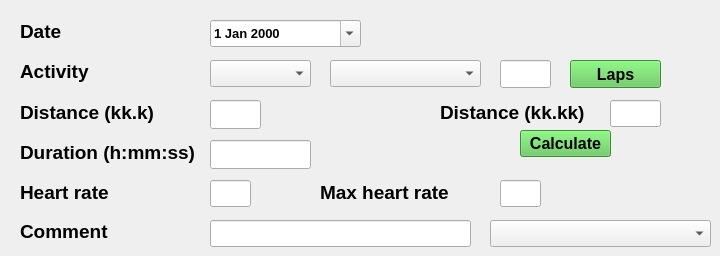
    <widget class="QWidget" name="tabActivity">
     <attribute name="title">
      <string>Activity</string>
     </attribute>
     <widget class="QLabel" name="lblActivityDate">
      <property name="geometry">
       <rect>
        <x>20</x>
        <y>20</y>
        <width>61</width>
        <height>23</height>
       </rect>
      </property>
      <property name="font">
       <font>
        <pointsize>14</pointsize>
        <bold>true</bold>
       </font>
      </property>
      <property name="text">
       <string>Date</string>
      </property>
     </widget>
     <widget class="QLineEdit" name="txtActivityDistance">
      <property name="geometry">
       <rect>
        <x>210</x>
        <y>100</y>
        <width>51</width>
        <height>29</height>
       </rect>
      </property>
      <property name="font">
       <font>
        <pointsize>12</pointsize>
        <bold>true</bold>
       </font>
      </property>
     </widget>
     <widget class="QLineEdit" name="txtActivityDuration">
      <property name="geometry">
       <rect>
        <x>210</x>
        <y>140</y>
        <width>101</width>
        <height>29</height>
       </rect>
      </property>
      <property name="font">
       <font>
        <pointsize>12</pointsize>
        <bold>true</bold>
       </font>
      </property>
      <property name="alignment">
       <set>Qt::AlignRight|Qt::AlignTrailing|Qt::AlignVCenter</set>
      </property>
     </widget>
     <widget class="QComboBox" name="cboActivityActivity">
      <property name="geometry">
       <rect>
        <x>210</x>
        <y>60</y>
        <width>101</width>
        <height>27</height>
       </rect>
      </property>
      <property name="font">
       <font>
        <pointsize>12</pointsize>
        <bold>true</bold>
       </font>
      </property>
     </widget>
     <widget class="QLabel" name="lblActivityActivity">
      <property name="geometry">
       <rect>
        <x>20</x>
        <y>60</y>
        <width>91</width>
        <height>23</height>
       </rect>
      </property>
      <property name="font">
       <font>
        <pointsize>14</pointsize>
        <bold>true</bold>
       </font>
      </property>
      <property name="text">
       <string>Activity</string>
      </property>
     </widget>
     <widget class="QLabel" name="lblActivityDuration">
      <property name="geometry">
       <rect>
        <x>20</x>
        <y>140</y>
        <width>181</width>
        <height>24</height>
       </rect>
      </property>
      <property name="font">
       <font>
        <pointsize>14</pointsize>
        <bold>true</bold>
       </font>
      </property>
      <property name="text">
       <string>Duration (h:mm:ss)</string>
      </property>
      <property name="buddy">
       <cstring>txtActivityDuration</cstring>
      </property>
     </widget>
     <widget class="QLabel" name="lblActivityComment">
      <property name="geometry">
       <rect>
        <x>20</x>
        <y>220</y>
        <width>91</width>
        <height>23</height>
       </rect>
      </property>
      <property name="font">
       <font>
        <pointsize>14</pointsize>
        <bold>true</bold>
       </font>
      </property>
      <property name="text">
       <string>Comment</string>
      </property>
     </widget>
     <widget class="QLineEdit" name="txtActivityComment">
      <property name="geometry">
       <rect>
        <x>210</x>
        <y>220</y>
        <width>261</width>
        <height>27</height>
       </rect>
      </property>
      <property name="font">
       <font>
        <pointsize>12</pointsize>
        <bold>true</bold>
       </font>
      </property>
     </widget>
     <widget class="QLabel" name="lblActivityDistance">
      <property name="geometry">
       <rect>
        <x>20</x>
        <y>100</y>
        <width>141</width>
        <height>24</height>
       </rect>
      </property>
      <property name="font">
       <font>
        <pointsize>14</pointsize>
        <bold>true</bold>
       </font>
      </property>
      <property name="autoFillBackground">
       <bool>true</bool>
      </property>
      <property name="text">
       <string>Distance (kk.k)</string>
      </property>
      <property name="buddy">
       <cstring>txtActivityDistance</cstring>
      </property>
     </widget>
     <widget class="QLabel" name="lblActivityHeartRate">
      <property name="geometry">
       <rect>
        <x>20</x>
        <y>180</y>
        <width>121</width>
        <height>24</height>
       </rect>
      </property>
      <property name="font">
       <font>
        <pointsize>14</pointsize>
        <bold>true</bold>
       </font>
      </property>
      <property name="text">
       <string>Heart rate</string>
      </property>
     </widget>
     <widget class="QLabel" name="lblActivityMaxHeartRate">
      <property name="geometry">
       <rect>
        <x>320</x>
        <y>180</y>
        <width>161</width>
        <height>24</height>
       </rect>
      </property>
      <property name="font">
       <font>
        <pointsize>14</pointsize>
        <bold>true</bold>
       </font>
      </property>
      <property name="text">
       <string>Max heart rate</string>
      </property>
     </widget>
     <widget class="QLineEdit" name="txtActivityHeartRate">
      <property name="geometry">
       <rect>
        <x>210</x>
        <y>180</y>
        <width>41</width>
        <height>27</height>
       </rect>
      </property>
      <property name="font">
       <font>
        <pointsize>12</pointsize>
        <bold>true</bold>
       </font>
      </property>
     </widget>
     <widget class="QLineEdit" name="txtActivityMaxHeartRate">
      <property name="geometry">
       <rect>
        <x>500</x>
        <y>180</y>
        <width>41</width>
        <height>27</height>
       </rect>
      </property>
      <property name="font">
       <font>
        <pointsize>12</pointsize>
        <bold>true</bold>
       </font>
      </property>
     </widget>
     <widget class="QComboBox" name="cboActivityModel">
      <property name="geometry">
       <rect>
        <x>330</x>
        <y>60</y>
        <width>151</width>
        <height>27</height>
       </rect>
      </property>
      <property name="font">
       <font>
        <pointsize>12</pointsize>
        <bold>true</bold>
       </font>
      </property>
     </widget>
     <widget class="QComboBox" name="cboActivityComments">
      <property name="geometry">
       <rect>
        <x>490</x>
        <y>220</y>
        <width>221</width>
        <height>27</height>
       </rect>
      </property>
      <property name="font">
       <font>
        <pointsize>10</pointsize>
        <bold>true</bold>
       </font>
      </property>
     </widget>
     <widget class="QDateEdit" name="activityDateEdit">
      <property name="geometry">
       <rect>
        <x>210</x>
        <y>20</y>
        <width>151</width>
        <height>27</height>
       </rect>
      </property>
      <property name="font">
       <font>
        <pointsize>10</pointsize>
        <bold>true</bold>
       </font>
      </property>
      <property name="buttonSymbols">
       <enum>QAbstractSpinBox::NoButtons</enum>
      </property>
      <property name="calendarPopup">
       <bool>true</bool>
      </property>
     </widget>
     <widget class="QPushButton" name="btnActivityLaps">
      <property name="geometry">
       <rect>
        <x>570</x>
        <y>60</y>
        <width>91</width>
        <height>28</height>
       </rect>
      </property>
      <property name="palette">
       <palette>
        <active>
         <colorrole role="WindowText">
          <brush brushstyle="SolidPattern">
           <color alpha="255">
            <red>0</red>
            <green>0</green>
            <blue>0</blue>
           </color>
          </brush>
         </colorrole>
         <colorrole role="Button">
          <brush brushstyle="SolidPattern">
           <color alpha="255">
            <red>85</red>
            <green>195</green>
            <blue>77</blue>
           </color>
          </brush>
         </colorrole>
         <colorrole role="Light">
          <brush brushstyle="SolidPattern">
           <color alpha="255">
            <red>146</red>
            <green>255</green>
            <blue>138</blue>
           </color>
          </brush>
         </colorrole>
         <colorrole role="Midlight">
          <brush brushstyle="SolidPattern">
           <color alpha="255">
            <red>115</red>
            <green>225</green>
            <blue>107</blue>
           </color>
          </brush>
         </colorrole>
         <colorrole role="Dark">
          <brush brushstyle="SolidPattern">
           <color alpha="255">
            <red>42</red>
            <green>97</green>
            <blue>38</blue>
           </color>
          </brush>
         </colorrole>
         <colorrole role="Mid">
          <brush brushstyle="SolidPattern">
           <color alpha="255">
            <red>56</red>
            <green>130</green>
            <blue>51</blue>
           </color>
          </brush>
         </colorrole>
         <colorrole role="Text">
          <brush brushstyle="SolidPattern">
           <color alpha="255">
            <red>0</red>
            <green>0</green>
            <blue>0</blue>
           </color>
          </brush>
         </colorrole>
         <colorrole role="BrightText">
          <brush brushstyle="SolidPattern">
           <color alpha="255">
            <red>255</red>
            <green>255</green>
            <blue>255</blue>
           </color>
          </brush>
         </colorrole>
         <colorrole role="ButtonText">
          <brush brushstyle="SolidPattern">
           <color alpha="255">
            <red>0</red>
            <green>0</green>
            <blue>0</blue>
           </color>
          </brush>
         </colorrole>
         <colorrole role="Base">
          <brush brushstyle="SolidPattern">
           <color alpha="255">
            <red>255</red>
            <green>255</green>
            <blue>255</blue>
           </color>
          </brush>
         </colorrole>
         <colorrole role="Window">
          <brush brushstyle="SolidPattern">
           <color alpha="255">
            <red>85</red>
            <green>195</green>
            <blue>77</blue>
           </color>
          </brush>
         </colorrole>
         <colorrole role="Shadow">
          <brush brushstyle="SolidPattern">
           <color alpha="255">
            <red>0</red>
            <green>0</green>
            <blue>0</blue>
           </color>
          </brush>
         </colorrole>
         <colorrole role="AlternateBase">
          <brush brushstyle="SolidPattern">
           <color alpha="255">
            <red>170</red>
            <green>225</green>
            <blue>166</blue>
           </color>
          </brush>
         </colorrole>
         <colorrole role="PlaceholderText">
          <brush brushstyle="NoBrush">
           <color alpha="128">
            <red>0</red>
            <green>0</green>
            <blue>0</blue>
           </color>
          </brush>
         </colorrole>
        </active>
        <inactive>
         <colorrole role="WindowText">
          <brush brushstyle="SolidPattern">
           <color alpha="255">
            <red>0</red>
            <green>0</green>
            <blue>0</blue>
           </color>
          </brush>
         </colorrole>
         <colorrole role="Button">
          <brush brushstyle="SolidPattern">
           <color alpha="255">
            <red>85</red>
            <green>195</green>
            <blue>77</blue>
           </color>
          </brush>
         </colorrole>
         <colorrole role="Light">
          <brush brushstyle="SolidPattern">
           <color alpha="255">
            <red>146</red>
            <green>255</green>
            <blue>138</blue>
           </color>
          </brush>
         </colorrole>
         <colorrole role="Midlight">
          <brush brushstyle="SolidPattern">
           <color alpha="255">
            <red>115</red>
            <green>225</green>
            <blue>107</blue>
           </color>
          </brush>
         </colorrole>
         <colorrole role="Dark">
          <brush brushstyle="SolidPattern">
           <color alpha="255">
            <red>42</red>
            <green>97</green>
            <blue>38</blue>
           </color>
          </brush>
         </colorrole>
         <colorrole role="Mid">
          <brush brushstyle="SolidPattern">
           <color alpha="255">
            <red>56</red>
            <green>130</green>
            <blue>51</blue>
           </color>
          </brush>
         </colorrole>
         <colorrole role="Text">
          <brush brushstyle="SolidPattern">
           <color alpha="255">
            <red>0</red>
            <green>0</green>
            <blue>0</blue>
           </color>
          </brush>
         </colorrole>
         <colorrole role="BrightText">
          <brush brushstyle="SolidPattern">
           <color alpha="255">
            <red>255</red>
            <green>255</green>
            <blue>255</blue>
           </color>
          </brush>
         </colorrole>
         <colorrole role="ButtonText">
          <brush brushstyle="SolidPattern">
           <color alpha="255">
            <red>0</red>
            <green>0</green>
            <blue>0</blue>
           </color>
          </brush>
         </colorrole>
         <colorrole role="Base">
          <brush brushstyle="SolidPattern">
           <color alpha="255">
            <red>255</red>
            <green>255</green>
            <blue>255</blue>
           </color>
          </brush>
         </colorrole>
         <colorrole role="Window">
          <brush brushstyle="SolidPattern">
           <color alpha="255">
            <red>85</red>
            <green>195</green>
            <blue>77</blue>
           </color>
          </brush>
         </colorrole>
         <colorrole role="Shadow">
          <brush brushstyle="SolidPattern">
           <color alpha="255">
            <red>0</red>
            <green>0</green>
            <blue>0</blue>
           </color>
          </brush>
         </colorrole>
         <colorrole role="AlternateBase">
          <brush brushstyle="SolidPattern">
           <color alpha="255">
            <red>170</red>
            <green>225</green>
            <blue>166</blue>
           </color>
          </brush>
         </colorrole>
         <colorrole role="PlaceholderText">
          <brush brushstyle="NoBrush">
           <color alpha="128">
            <red>0</red>
            <green>0</green>
            <blue>0</blue>
           </color>
          </brush>
         </colorrole>
        </inactive>
        <disabled>
         <colorrole role="WindowText">
          <brush brushstyle="SolidPattern">
           <color alpha="255">
            <red>42</red>
            <green>97</green>
            <blue>38</blue>
           </color>
          </brush>
         </colorrole>
         <colorrole role="Button">
          <brush brushstyle="SolidPattern">
           <color alpha="255">
            <red>85</red>
            <green>195</green>
            <blue>77</blue>
           </color>
          </brush>
         </colorrole>
         <colorrole role="Light">
          <brush brushstyle="SolidPattern">
           <color alpha="255">
            <red>146</red>
            <green>255</green>
            <blue>138</blue>
           </color>
          </brush>
         </colorrole>
         <colorrole role="Midlight">
          <brush brushstyle="SolidPattern">
           <color alpha="255">
            <red>115</red>
            <green>225</green>
            <blue>107</blue>
           </color>
          </brush>
         </colorrole>
         <colorrole role="Dark">
          <brush brushstyle="SolidPattern">
           <color alpha="255">
            <red>42</red>
            <green>97</green>
            <blue>38</blue>
           </color>
          </brush>
         </colorrole>
         <colorrole role="Mid">
          <brush brushstyle="SolidPattern">
           <color alpha="255">
            <red>56</red>
            <green>130</green>
            <blue>51</blue>
           </color>
          </brush>
         </colorrole>
         <colorrole role="Text">
          <brush brushstyle="SolidPattern">
           <color alpha="255">
            <red>42</red>
            <green>97</green>
            <blue>38</blue>
           </color>
          </brush>
         </colorrole>
         <colorrole role="BrightText">
          <brush brushstyle="SolidPattern">
           <color alpha="255">
            <red>255</red>
            <green>255</green>
            <blue>255</blue>
           </color>
          </brush>
         </colorrole>
         <colorrole role="ButtonText">
          <brush brushstyle="SolidPattern">
           <color alpha="255">
            <red>42</red>
            <green>97</green>
            <blue>38</blue>
           </color>
          </brush>
         </colorrole>
         <colorrole role="Base">
          <brush brushstyle="SolidPattern">
           <color alpha="255">
            <red>85</red>
            <green>195</green>
            <blue>77</blue>
           </color>
          </brush>
         </colorrole>
         <colorrole role="Window">
          <brush brushstyle="SolidPattern">
           <color alpha="255">
            <red>85</red>
            <green>195</green>
            <blue>77</blue>
           </color>
          </brush>
         </colorrole>
         <colorrole role="Shadow">
          <brush brushstyle="SolidPattern">
           <color alpha="255">
            <red>0</red>
            <green>0</green>
            <blue>0</blue>
           </color>
          </brush>
         </colorrole>
         <colorrole role="AlternateBase">
          <brush brushstyle="SolidPattern">
           <color alpha="255">
            <red>85</red>
            <green>195</green>
            <blue>77</blue>
           </color>
          </brush>
         </colorrole>
         <colorrole role="PlaceholderText">
          <brush brushstyle="NoBrush">
           <color alpha="128">
            <red>0</red>
            <green>0</green>
            <blue>0</blue>
           </color>
          </brush>
         </colorrole>
        </disabled>
       </palette>
      </property>
      <property name="font">
       <font>
        <pointsize>12</pointsize>
        <bold>true</bold>
       </font>
      </property>
      <property name="text">
       <string>Laps</string>
      </property>
     </widget>
     <widget class="QLineEdit" name="txtActivityLaps">
      <property name="geometry">
       <rect>
        <x>500</x>
        <y>60</y>
        <width>51</width>
        <height>28</height>
       </rect>
      </property>
      <property name="font">
       <font>
        <pointsize>12</pointsize>
        <bold>true</bold>
       </font>
      </property>
     </widget>
     <widget class="QPushButton" name="btnActivityCalculate">
      <property name="geometry">
       <rect>
        <x>520</x>
        <y>130</y>
        <width>91</width>
        <height>27</height>
       </rect>
      </property>
      <property name="palette">
       <palette>
        <active>
         <colorrole role="WindowText">
          <brush brushstyle="SolidPattern">
           <color alpha="255">
            <red>0</red>
            <green>0</green>
            <blue>0</blue>
           </color>
          </brush>
         </colorrole>
         <colorrole role="Button">
          <brush brushstyle="SolidPattern">
           <color alpha="255">
            <red>85</red>
            <green>195</green>
            <blue>77</blue>
           </color>
          </brush>
         </colorrole>
         <colorrole role="Light">
          <brush brushstyle="SolidPattern">
           <color alpha="255">
            <red>146</red>
            <green>255</green>
            <blue>138</blue>
           </color>
          </brush>
         </colorrole>
         <colorrole role="Midlight">
          <brush brushstyle="SolidPattern">
           <color alpha="255">
            <red>115</red>
            <green>225</green>
            <blue>107</blue>
           </color>
          </brush>
         </colorrole>
         <colorrole role="Dark">
          <brush brushstyle="SolidPattern">
           <color alpha="255">
            <red>42</red>
            <green>97</green>
            <blue>38</blue>
           </color>
          </brush>
         </colorrole>
         <colorrole role="Mid">
          <brush brushstyle="SolidPattern">
           <color alpha="255">
            <red>56</red>
            <green>130</green>
            <blue>51</blue>
           </color>
          </brush>
         </colorrole>
         <colorrole role="Text">
          <brush brushstyle="SolidPattern">
           <color alpha="255">
            <red>0</red>
            <green>0</green>
            <blue>0</blue>
           </color>
          </brush>
         </colorrole>
         <colorrole role="BrightText">
          <brush brushstyle="SolidPattern">
           <color alpha="255">
            <red>255</red>
            <green>255</green>
            <blue>255</blue>
           </color>
          </brush>
         </colorrole>
         <colorrole role="ButtonText">
          <brush brushstyle="SolidPattern">
           <color alpha="255">
            <red>0</red>
            <green>0</green>
            <blue>0</blue>
           </color>
          </brush>
         </colorrole>
         <colorrole role="Base">
          <brush brushstyle="SolidPattern">
           <color alpha="255">
            <red>255</red>
            <green>255</green>
            <blue>255</blue>
           </color>
          </brush>
         </colorrole>
         <colorrole role="Window">
          <brush brushstyle="SolidPattern">
           <color alpha="255">
            <red>85</red>
            <green>195</green>
            <blue>77</blue>
           </color>
          </brush>
         </colorrole>
         <colorrole role="Shadow">
          <brush brushstyle="SolidPattern">
           <color alpha="255">
            <red>0</red>
            <green>0</green>
            <blue>0</blue>
           </color>
          </brush>
         </colorrole>
         <colorrole role="AlternateBase">
          <brush brushstyle="SolidPattern">
           <color alpha="255">
            <red>170</red>
            <green>225</green>
            <blue>166</blue>
           </color>
          </brush>
         </colorrole>
         <colorrole role="PlaceholderText">
          <brush brushstyle="NoBrush">
           <color alpha="128">
            <red>0</red>
            <green>0</green>
            <blue>0</blue>
           </color>
          </brush>
         </colorrole>
        </active>
        <inactive>
         <colorrole role="WindowText">
          <brush brushstyle="SolidPattern">
           <color alpha="255">
            <red>0</red>
            <green>0</green>
            <blue>0</blue>
           </color>
          </brush>
         </colorrole>
         <colorrole role="Button">
          <brush brushstyle="SolidPattern">
           <color alpha="255">
            <red>85</red>
            <green>195</green>
            <blue>77</blue>
           </color>
          </brush>
         </colorrole>
         <colorrole role="Light">
          <brush brushstyle="SolidPattern">
           <color alpha="255">
            <red>146</red>
            <green>255</green>
            <blue>138</blue>
           </color>
          </brush>
         </colorrole>
         <colorrole role="Midlight">
          <brush brushstyle="SolidPattern">
           <color alpha="255">
            <red>115</red>
            <green>225</green>
            <blue>107</blue>
           </color>
          </brush>
         </colorrole>
         <colorrole role="Dark">
          <brush brushstyle="SolidPattern">
           <color alpha="255">
            <red>42</red>
            <green>97</green>
            <blue>38</blue>
           </color>
          </brush>
         </colorrole>
         <colorrole role="Mid">
          <brush brushstyle="SolidPattern">
           <color alpha="255">
            <red>56</red>
            <green>130</green>
            <blue>51</blue>
           </color>
          </brush>
         </colorrole>
         <colorrole role="Text">
          <brush brushstyle="SolidPattern">
           <color alpha="255">
            <red>0</red>
            <green>0</green>
            <blue>0</blue>
           </color>
          </brush>
         </colorrole>
         <colorrole role="BrightText">
          <brush brushstyle="SolidPattern">
           <color alpha="255">
            <red>255</red>
            <green>255</green>
            <blue>255</blue>
           </color>
          </brush>
         </colorrole>
         <colorrole role="ButtonText">
          <brush brushstyle="SolidPattern">
           <color alpha="255">
            <red>0</red>
            <green>0</green>
            <blue>0</blue>
           </color>
          </brush>
         </colorrole>
         <colorrole role="Base">
          <brush brushstyle="SolidPattern">
           <color alpha="255">
            <red>255</red>
            <green>255</green>
            <blue>255</blue>
           </color>
          </brush>
         </colorrole>
         <colorrole role="Window">
          <brush brushstyle="SolidPattern">
           <color alpha="255">
            <red>85</red>
            <green>195</green>
            <blue>77</blue>
           </color>
          </brush>
         </colorrole>
         <colorrole role="Shadow">
          <brush brushstyle="SolidPattern">
           <color alpha="255">
            <red>0</red>
            <green>0</green>
            <blue>0</blue>
           </color>
          </brush>
         </colorrole>
         <colorrole role="AlternateBase">
          <brush brushstyle="SolidPattern">
           <color alpha="255">
            <red>170</red>
            <green>225</green>
            <blue>166</blue>
           </color>
          </brush>
         </colorrole>
         <colorrole role="PlaceholderText">
          <brush brushstyle="NoBrush">
           <color alpha="128">
            <red>0</red>
            <green>0</green>
            <blue>0</blue>
           </color>
          </brush>
         </colorrole>
        </inactive>
        <disabled>
         <colorrole role="WindowText">
          <brush brushstyle="SolidPattern">
           <color alpha="255">
            <red>42</red>
            <green>97</green>
            <blue>38</blue>
           </color>
          </brush>
         </colorrole>
         <colorrole role="Button">
          <brush brushstyle="SolidPattern">
           <color alpha="255">
            <red>85</red>
            <green>195</green>
            <blue>77</blue>
           </color>
          </brush>
         </colorrole>
         <colorrole role="Light">
          <brush brushstyle="SolidPattern">
           <color alpha="255">
            <red>146</red>
            <green>255</green>
            <blue>138</blue>
           </color>
          </brush>
         </colorrole>
         <colorrole role="Midlight">
          <brush brushstyle="SolidPattern">
           <color alpha="255">
            <red>115</red>
            <green>225</green>
            <blue>107</blue>
           </color>
          </brush>
         </colorrole>
         <colorrole role="Dark">
          <brush brushstyle="SolidPattern">
           <color alpha="255">
            <red>42</red>
            <green>97</green>
            <blue>38</blue>
           </color>
          </brush>
         </colorrole>
         <colorrole role="Mid">
          <brush brushstyle="SolidPattern">
           <color alpha="255">
            <red>56</red>
            <green>130</green>
            <blue>51</blue>
           </color>
          </brush>
         </colorrole>
         <colorrole role="Text">
          <brush brushstyle="SolidPattern">
           <color alpha="255">
            <red>42</red>
            <green>97</green>
            <blue>38</blue>
           </color>
          </brush>
         </colorrole>
         <colorrole role="BrightText">
          <brush brushstyle="SolidPattern">
           <color alpha="255">
            <red>255</red>
            <green>255</green>
            <blue>255</blue>
           </color>
          </brush>
         </colorrole>
         <colorrole role="ButtonText">
          <brush brushstyle="SolidPattern">
           <color alpha="255">
            <red>42</red>
            <green>97</green>
            <blue>38</blue>
           </color>
          </brush>
         </colorrole>
         <colorrole role="Base">
          <brush brushstyle="SolidPattern">
           <color alpha="255">
            <red>85</red>
            <green>195</green>
            <blue>77</blue>
           </color>
          </brush>
         </colorrole>
         <colorrole role="Window">
          <brush brushstyle="SolidPattern">
           <color alpha="255">
            <red>85</red>
            <green>195</green>
            <blue>77</blue>
           </color>
          </brush>
         </colorrole>
         <colorrole role="Shadow">
          <brush brushstyle="SolidPattern">
           <color alpha="255">
            <red>0</red>
            <green>0</green>
            <blue>0</blue>
           </color>
          </brush>
         </colorrole>
         <colorrole role="AlternateBase">
          <brush brushstyle="SolidPattern">
           <color alpha="255">
            <red>85</red>
            <green>195</green>
            <blue>77</blue>
           </color>
          </brush>
         </colorrole>
         <colorrole role="PlaceholderText">
          <brush brushstyle="NoBrush">
           <color alpha="128">
            <red>0</red>
            <green>0</green>
            <blue>0</blue>
           </color>
          </brush>
         </colorrole>
        </disabled>
       </palette>
      </property>
      <property name="font">
       <font>
        <pointsize>12</pointsize>
        <bold>true</bold>
       </font>
      </property>
      <property name="text">
       <string>Calculate</string>
      </property>
     </widget>
     <widget class="QLabel" name="lblActivityDistance2">
      <property name="geometry">
       <rect>
        <x>440</x>
        <y>100</y>
        <width>161</width>
        <height>24</height>
       </rect>
      </property>
      <property name="font">
       <font>
        <pointsize>14</pointsize>
        <bold>true</bold>
       </font>
      </property>
      <property name="autoFillBackground">
       <bool>true</bool>
      </property>
      <property name="text">
       <string>Distance (kk.kk)</string>
      </property>
     </widget>
     <widget class="QLineEdit" name="txtActivityDistance2">
      <property name="geometry">
       <rect>
        <x>610</x>
        <y>100</y>
        <width>51</width>
        <height>27</height>
       </rect>
      </property>
      <property name="font">
       <font>
        <pointsize>12</pointsize>
        <bold>true</bold>
       </font>
      </property>
     </widget>
    </widget>
